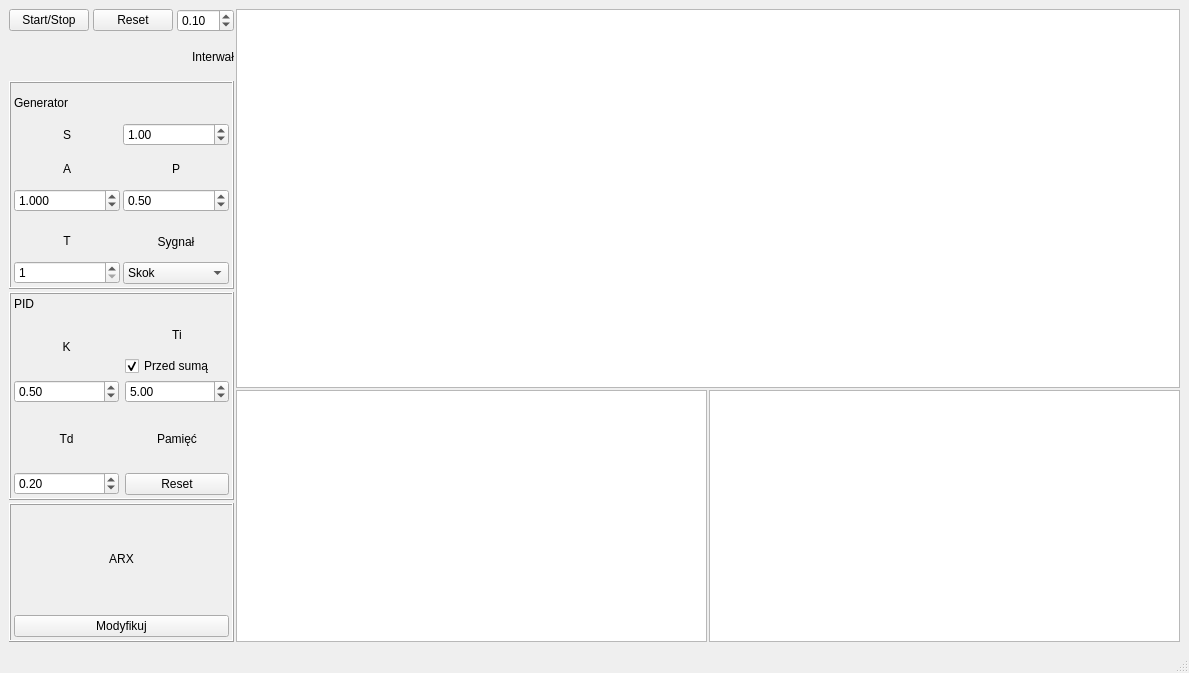
<?xml version="1.0" encoding="UTF-8"?>
<ui version="4.0">
 <class>MainWindow</class>
 <widget class="QMainWindow" name="MainWindow">
  <property name="geometry">
   <rect>
    <x>0</x>
    <y>0</y>
    <width>1189</width>
    <height>673</height>
   </rect>
  </property>
  <property name="windowTitle">
   <string>SUAR</string>
  </property>
  <widget class="QWidget" name="centralwidget">
   <layout class="QHBoxLayout" name="horizontalLayout_9" stretch="0,0">
    <property name="spacing">
     <number>2</number>
    </property>
    <item>
     <layout class="QVBoxLayout" name="verticalLayout_15" stretch="1,3,3,2">
      <property name="spacing">
       <number>3</number>
      </property>
      <item>
       <layout class="QVBoxLayout" name="verticalLayout_16">
        <item>
         <layout class="QHBoxLayout" name="horizontalLayout_8">
          <property name="spacing">
           <number>4</number>
          </property>
          <item>
           <widget class="QPushButton" name="StartStop">
            <property name="text">
             <string>Start/Stop</string>
            </property>
           </widget>
          </item>
          <item>
           <widget class="QPushButton" name="Reset">
            <property name="text">
             <string>Reset</string>
            </property>
           </widget>
          </item>
          <item>
           <widget class="QDoubleSpinBox" name="Spbox_inter">
            <property name="minimum">
             <double>0.050000000000000</double>
            </property>
            <property name="singleStep">
             <double>0.050000000000000</double>
            </property>
            <property name="value">
             <double>0.100000000000000</double>
            </property>
           </widget>
          </item>
         </layout>
        </item>
        <item>
         <widget class="QLabel" name="label_2">
          <property name="text">
           <string>Interwał</string>
          </property>
          <property name="alignment">
           <set>Qt::AlignRight|Qt::AlignTrailing|Qt::AlignVCenter</set>
          </property>
         </widget>
        </item>
       </layout>
      </item>
      <item>
       <widget class="QFrame" name="frame">
        <property name="frameShape">
         <enum>QFrame::Box</enum>
        </property>
        <property name="frameShadow">
         <enum>QFrame::Raised</enum>
        </property>
        <layout class="QHBoxLayout" name="horizontalLayout_7">
         <property name="spacing">
          <number>3</number>
         </property>
         <property name="leftMargin">
          <number>3</number>
         </property>
         <property name="topMargin">
          <number>3</number>
         </property>
         <property name="rightMargin">
          <number>3</number>
         </property>
         <property name="bottomMargin">
          <number>3</number>
         </property>
         <item>
          <layout class="QVBoxLayout" name="verticalLayout_12" stretch="1,2,4">
           <item>
            <widget class="QLabel" name="label">
             <property name="text">
              <string>Generator</string>
             </property>
            </widget>
           </item>
           <item>
            <layout class="QHBoxLayout" name="horizontalLayout_2">
             <item>
              <widget class="QLabel" name="label_12">
               <property name="text">
                <string>S</string>
               </property>
               <property name="alignment">
                <set>Qt::AlignCenter</set>
               </property>
              </widget>
             </item>
             <item>
              <widget class="QDoubleSpinBox" name="ustaw_S">
               <property name="minimum">
                <double>-100.000000000000000</double>
               </property>
               <property name="singleStep">
                <double>0.100000000000000</double>
               </property>
               <property name="value">
                <double>1.000000000000000</double>
               </property>
              </widget>
             </item>
            </layout>
           </item>
           <item>
            <layout class="QGridLayout" name="gridLayout">
             <property name="verticalSpacing">
              <number>9</number>
             </property>
             <item row="1" column="0">
              <layout class="QVBoxLayout" name="verticalLayout_9">
               <item>
                <widget class="QLabel" name="label_5">
                 <property name="text">
                  <string>T</string>
                 </property>
                 <property name="alignment">
                  <set>Qt::AlignCenter</set>
                 </property>
                </widget>
               </item>
               <item>
                <widget class="QSpinBox" name="ustawT">
                 <property name="minimum">
                  <number>1</number>
                 </property>
                 <property name="value">
                  <number>1</number>
                 </property>
                </widget>
               </item>
              </layout>
             </item>
             <item row="1" column="1">
              <layout class="QVBoxLayout" name="verticalLayout_8">
               <item>
                <widget class="QLabel" name="label_6">
                 <property name="text">
                  <string>Sygnał</string>
                 </property>
                 <property name="alignment">
                  <set>Qt::AlignCenter</set>
                 </property>
                </widget>
               </item>
               <item>
                <widget class="QComboBox" name="Sygnal">
                 <item>
                  <property name="text">
                   <string>Skok</string>
                  </property>
                 </item>
                 <item>
                  <property name="text">
                   <string>Pros</string>
                  </property>
                 </item>
                 <item>
                  <property name="text">
                   <string>Sinusoida</string>
                  </property>
                 </item>
                </widget>
               </item>
              </layout>
             </item>
             <item row="0" column="0">
              <layout class="QVBoxLayout" name="verticalLayout_11">
               <item>
                <widget class="QLabel" name="label_3">
                 <property name="text">
                  <string>A</string>
                 </property>
                 <property name="alignment">
                  <set>Qt::AlignCenter</set>
                 </property>
                </widget>
               </item>
               <item>
                <widget class="QDoubleSpinBox" name="ustawA">
                 <property name="decimals">
                  <number>3</number>
                 </property>
                 <property name="minimum">
                  <double>-99.000000000000000</double>
                 </property>
                 <property name="singleStep">
                  <double>0.500000000000000</double>
                 </property>
                 <property name="value">
                  <double>1.000000000000000</double>
                 </property>
                </widget>
               </item>
              </layout>
             </item>
             <item row="0" column="1">
              <layout class="QVBoxLayout" name="verticalLayout_10">
               <item>
                <widget class="QLabel" name="label_4">
                 <property name="text">
                  <string>P</string>
                 </property>
                 <property name="alignment">
                  <set>Qt::AlignCenter</set>
                 </property>
                </widget>
               </item>
               <item>
                <widget class="QDoubleSpinBox" name="ustawP">
                 <property name="maximum">
                  <double>1.000000000000000</double>
                 </property>
                 <property name="singleStep">
                  <double>0.100000000000000</double>
                 </property>
                 <property name="value">
                  <double>0.500000000000000</double>
                 </property>
                </widget>
               </item>
              </layout>
             </item>
            </layout>
           </item>
          </layout>
         </item>
        </layout>
       </widget>
      </item>
      <item>
       <widget class="QFrame" name="frame_2">
        <property name="frameShape">
         <enum>QFrame::Box</enum>
        </property>
        <property name="frameShadow">
         <enum>QFrame::Raised</enum>
        </property>
        <layout class="QGridLayout" name="gridLayout_3">
         <property name="leftMargin">
          <number>3</number>
         </property>
         <property name="topMargin">
          <number>3</number>
         </property>
         <property name="rightMargin">
          <number>3</number>
         </property>
         <property name="bottomMargin">
          <number>3</number>
         </property>
         <item row="0" column="0">
          <layout class="QVBoxLayout" name="verticalLayout_13" stretch="0,4">
           <item>
            <widget class="QLabel" name="label_10">
             <property name="text">
              <string>PID</string>
             </property>
            </widget>
           </item>
           <item>
            <layout class="QGridLayout" name="gridLayout_2">
             <item row="0" column="0">
              <layout class="QVBoxLayout" name="verticalLayout_7">
               <property name="spacing">
                <number>4</number>
               </property>
               <item>
                <widget class="QLabel" name="label_11">
                 <property name="text">
                  <string>K</string>
                 </property>
                 <property name="alignment">
                  <set>Qt::AlignCenter</set>
                 </property>
                </widget>
               </item>
               <item>
                <widget class="QDoubleSpinBox" name="ustawKpid">
                 <property name="singleStep">
                  <double>0.500000000000000</double>
                 </property>
                 <property name="value">
                  <double>0.500000000000000</double>
                 </property>
                </widget>
               </item>
              </layout>
             </item>
             <item row="1" column="0">
              <layout class="QVBoxLayout" name="verticalLayout_6">
               <property name="spacing">
                <number>4</number>
               </property>
               <item>
                <widget class="QLabel" name="label_7">
                 <property name="text">
                  <string>Td</string>
                 </property>
                 <property name="alignment">
                  <set>Qt::AlignCenter</set>
                 </property>
                </widget>
               </item>
               <item>
                <widget class="QDoubleSpinBox" name="ustawTd">
                 <property name="singleStep">
                  <double>0.500000000000000</double>
                 </property>
                 <property name="value">
                  <double>0.200000000000000</double>
                 </property>
                </widget>
               </item>
              </layout>
             </item>
             <item row="0" column="1">
              <layout class="QVBoxLayout" name="verticalLayout_5">
               <property name="spacing">
                <number>4</number>
               </property>
               <item>
                <widget class="QLabel" name="label_8">
                 <property name="text">
                  <string>Ti</string>
                 </property>
                 <property name="alignment">
                  <set>Qt::AlignCenter</set>
                 </property>
                </widget>
               </item>
               <item>
                <widget class="QCheckBox" name="chboxCalka">
                 <property name="text">
                  <string>Przed sumą</string>
                 </property>
                 <property name="checked">
                  <bool>true</bool>
                 </property>
                </widget>
               </item>
               <item>
                <widget class="QDoubleSpinBox" name="ustawTi">
                 <property name="singleStep">
                  <double>0.500000000000000</double>
                 </property>
                 <property name="value">
                  <double>5.000000000000000</double>
                 </property>
                </widget>
               </item>
              </layout>
             </item>
             <item row="1" column="1">
              <layout class="QVBoxLayout" name="verticalLayout_4">
               <property name="spacing">
                <number>4</number>
               </property>
               <item>
                <widget class="QLabel" name="label_9">
                 <property name="text">
                  <string>Pamięć</string>
                 </property>
                 <property name="alignment">
                  <set>Qt::AlignCenter</set>
                 </property>
                </widget>
               </item>
               <item>
                <widget class="QPushButton" name="pidReset">
                 <property name="text">
                  <string>Reset</string>
                 </property>
                </widget>
               </item>
              </layout>
             </item>
            </layout>
           </item>
          </layout>
         </item>
        </layout>
       </widget>
      </item>
      <item>
       <widget class="QFrame" name="frame_3">
        <property name="frameShape">
         <enum>QFrame::Box</enum>
        </property>
        <property name="frameShadow">
         <enum>QFrame::Raised</enum>
        </property>
        <layout class="QGridLayout" name="gridLayout_4">
         <property name="leftMargin">
          <number>3</number>
         </property>
         <property name="topMargin">
          <number>3</number>
         </property>
         <property name="rightMargin">
          <number>3</number>
         </property>
         <property name="bottomMargin">
          <number>3</number>
         </property>
         <item row="0" column="0">
          <layout class="QVBoxLayout" name="verticalLayout_14" stretch="1,2">
           <item>
            <widget class="QLabel" name="label_14">
             <property name="text">
              <string>ARX</string>
             </property>
             <property name="alignment">
              <set>Qt::AlignCenter</set>
             </property>
            </widget>
           </item>
           <item>
            <widget class="QPushButton" name="edytujARX">
             <property name="text">
              <string>Modyfikuj</string>
             </property>
            </widget>
           </item>
          </layout>
         </item>
        </layout>
       </widget>
      </item>
     </layout>
    </item>
    <item>
     <layout class="QVBoxLayout" name="verticalLayout" stretch="3,2">
      <property name="spacing">
       <number>2</number>
      </property>
      <item>
       <widget class="QChartView" name="Chartwartosci"/>
      </item>
      <item>
       <layout class="QHBoxLayout" name="horizontalLayout_3">
        <property name="spacing">
         <number>2</number>
        </property>
        <item>
         <widget class="QChartView" name="ChartUchyb"/>
        </item>
        <item>
         <widget class="QChartView" name="ChartSterowanie"/>
        </item>
       </layout>
      </item>
     </layout>
    </item>
   </layout>
  </widget>
  <widget class="QMenuBar" name="menubar">
   <property name="geometry">
    <rect>
     <x>0</x>
     <y>0</y>
     <width>1189</width>
     <height>25</height>
    </rect>
   </property>
  </widget>
  <widget class="QStatusBar" name="statusbar"/>
 </widget>
 <customwidgets>
  <customwidget>
   <class>QChartView</class>
   <extends>QGraphicsView</extends>
   <header>QChartView</header>
  </customwidget>
 </customwidgets>
 <resources/>
 <connections/>
</ui>
